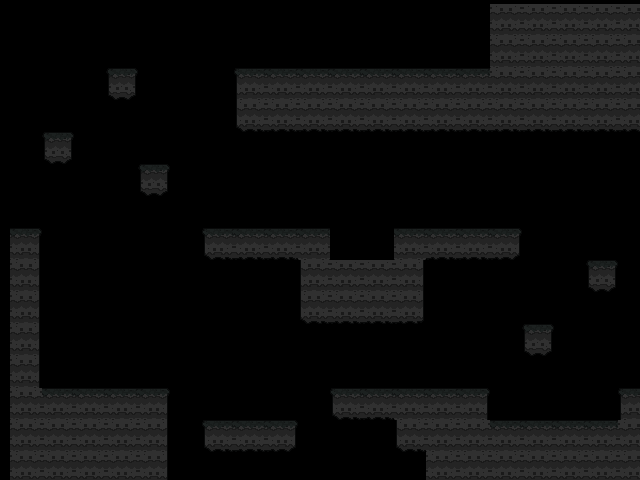

Tiled map render using the project's own tile images. Description and the whole map definition, tile-layer contents included, below:
An orthogonal 20x15 tile map with 32x32 px tiles, 1 tile layer (Capa de patrones 1) and 1 object.

<map version="1.10" tiledversion="1.11.2" orientation="orthogonal" renderorder="right-down" width="20" height="15" tilewidth="32" tileheight="32" infinite="0" nextlayerid="3" nextobjectid="8">
 <tileset firstgid="1" source="Suelos Tile 32x32.tsx" />
 <layer id="1" name="Capa de patrones 1" width="20" height="15" offsetx="10.75" offsety="4.5">
  <data encoding="csv">
0,0,0,0,0,0,0,0,0,0,0,0,0,0,0,6,6,6,6,6,
0,0,0,0,0,0,0,0,0,0,0,0,0,0,0,6,6,6,6,6,
0,0,0,16,0,0,0,1,2,2,2,2,2,2,2,6,6,6,6,6,
0,0,0,0,0,0,0,9,10,10,10,10,10,10,10,10,10,10,10,10,
0,16,0,0,0,0,0,0,0,0,0,0,0,0,0,0,0,0,0,0,
0,0,0,0,16,0,0,0,0,0,0,0,0,0,0,0,0,0,0,0,
0,0,0,0,0,0,0,0,0,0,0,0,0,0,0,0,0,0,0,0,
3,0,0,0,0,0,13,14,14,2,0,0,2,14,14,15,0,0,0,0,
7,0,0,0,0,0,0,0,0,5,6,6,7,0,0,0,0,0,16,0,
7,0,0,0,0,0,0,0,0,9,10,10,11,0,0,0,0,0,0,0,
7,0,0,0,0,0,0,0,0,0,0,0,0,0,0,0,16,0,0,0,
7,0,0,0,0,0,0,0,0,0,0,0,0,0,0,0,0,0,0,0,
6,2,2,2,3,0,0,0,0,0,13,14,2,2,3,0,0,0,0,1,
6,6,6,6,7,0,13,14,15,0,0,0,9,6,6,2,2,2,2,6,
6,6,6,6,7,0,0,0,0,0,0,0,0,6,6,6,6,6,6,6
</data>
 </layer>
 <objectgroup id="2" name="PlayerStart">
  <object id="5" x="53.25" y="383.375">
   <point />
  </object>
 </objectgroup>
</map>
